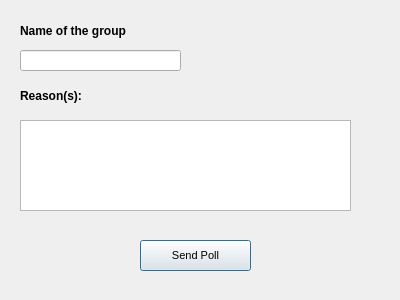
<?xml version="1.0" encoding="UTF-8"?>
<ui version="4.0">
 <class>Dialog</class>
 <widget class="QDialog" name="Dialog">
  <property name="geometry">
   <rect>
    <x>0</x>
    <y>0</y>
    <width>400</width>
    <height>300</height>
   </rect>
  </property>
  <property name="windowTitle">
   <string>Group Closing Poll</string>
  </property>
  <widget class="QLabel" name="label_9">
   <property name="geometry">
    <rect>
     <x>20</x>
     <y>80</y>
     <width>231</width>
     <height>31</height>
    </rect>
   </property>
   <property name="font">
    <font>
     <pointsize>9</pointsize>
     <weight>75</weight>
     <bold>true</bold>
    </font>
   </property>
   <property name="text">
    <string>Reason(s):</string>
   </property>
  </widget>
  <widget class="QTextEdit" name="textEdit_4">
   <property name="geometry">
    <rect>
     <x>20</x>
     <y>120</y>
     <width>331</width>
     <height>91</height>
    </rect>
   </property>
  </widget>
  <widget class="QLabel" name="label_8">
   <property name="geometry">
    <rect>
     <x>20</x>
     <y>20</y>
     <width>261</width>
     <height>21</height>
    </rect>
   </property>
   <property name="font">
    <font>
     <pointsize>9</pointsize>
     <weight>75</weight>
     <bold>true</bold>
    </font>
   </property>
   <property name="text">
    <string>Name of the group</string>
   </property>
  </widget>
  <widget class="QLineEdit" name="lineEdit_5">
   <property name="geometry">
    <rect>
     <x>20</x>
     <y>50</y>
     <width>161</width>
     <height>21</height>
    </rect>
   </property>
  </widget>
  <widget class="QPushButton" name="pushButton_17">
   <property name="geometry">
    <rect>
     <x>140</x>
     <y>240</y>
     <width>111</width>
     <height>31</height>
    </rect>
   </property>
   <property name="font">
    <font>
     <pointsize>8</pointsize>
    </font>
   </property>
   <property name="text">
    <string>Send Poll</string>
   </property>
   <property name="default">
    <bool>true</bool>
   </property>
  </widget>
 </widget>
 <resources/>
 <connections/>
</ui>
